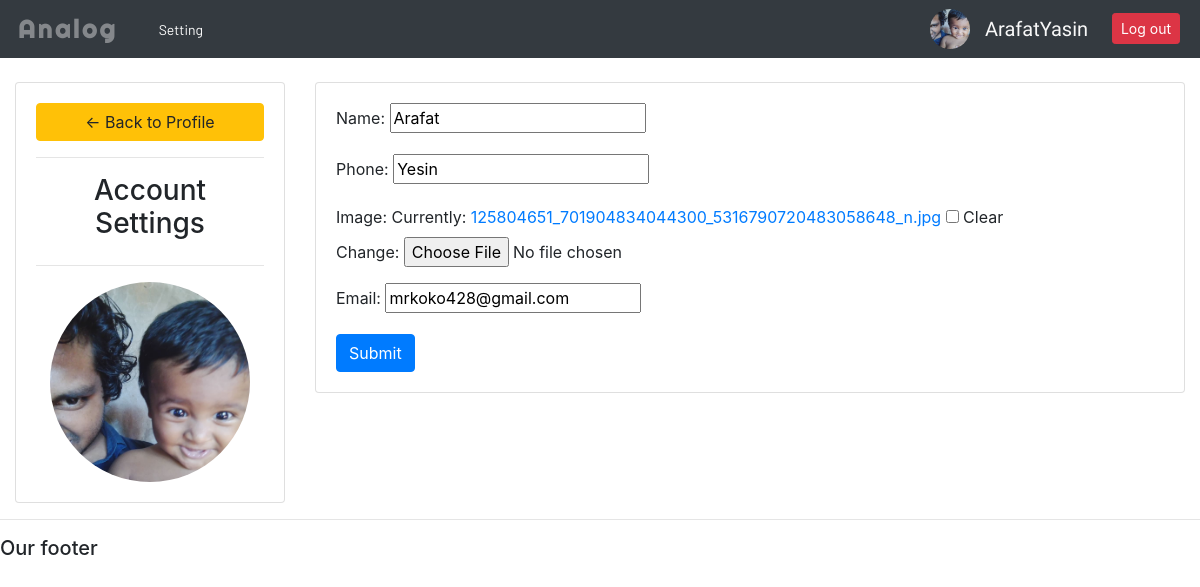
The page /user_setting/ (signed in) on the database its author committed.
### analog/models.py (models this page shows, shortened)
class Customer(models.Model):
    user = models.OneToOneField(User, null=True, on_delete=models.CASCADE)
    name = models.CharField(max_length=200, null=True)
    phone = models.CharField(max_length=11, null=True)
    image=models.ImageField(default='defult.png',null=True,blank=True)
    email = models.CharField(max_length=50, null=True)
    date_created = models.DateTimeField(auto_now_add=True)

### analog/c_decorators.py (the view)
        def wraper_function(request, *args, **kwargs):
            group = None
            if request.user.groups.exists():
                group = request.user.groups.all()[0].name
            if group in allowed_roles:
                return view_func(request, *args, **kwargs)
            else:
                return HttpResponse("you are not authorised to view this page..")

### analog/forms.py
class CustomerForm(ModelForm):
    class Meta:
        model = Customer
        fields = '__all__'
        exclude = ['user']

### analog/views.py (called while the page is built)
@login_required(login_url='log_in')
@allowed_users(allowed_roles='Customer')
def settingProfile(request):
    form = CustomerForm(instance=request.user.customer)
    if request.method == 'POST':
        form = CustomerForm(request.POST, request.FILES, instance=request.user.customer)
        if form.is_valid():
            form.save()
            return redirect('user_setting')
    context = {
        'form': form,
    }
    return render(request, 'analog/setting.html', context)

### templates/analog/setting.html (shortened to what this page needs)
{% extends 'analog/main.html' %}
{% load static %}
{% block content %}
<br>
<div class="row">
	<div class="col-md-3">
		<div class="card card-body">
			<a class="btn btn-warning" href="{% url 'home' %}"> &#8592; Back to Profile</a>
			<hr>
			<h3 style="text-align: center">Account Settings</h3>
			<hr>
			<div class="profile-pic"><img  src="{{request.user.customer.image.url}}" ></div>
		</div>
	</div>
	<div class="col-md-9">
		<div class="card card-body">
			<form method="POST" action="" enctype="multipart/form-data">
				{{form.as_p}}
			<input class="btn btn-primary" type="submit" name="Update Information">
			</form>
		</div>
	</div>
</div>
{% endblock %}

### templates/analog/navbar.html (shortened to what this page needs)
{% load static %}
<nav class="navbar navbar-expand-lg navbar-dark bg-dark">
  <a class="navbar-brand" href="#"><p id="logo">Analog</p></a>
  <div class="collapse navbar-collapse" id="navbarNav">
    {% if request.user.is_staff %}
        <ul class="navbar-nav">
      <li class="nav-item active">
        <a class="nav-link" href="{% url 'home' %}"><p>Dashboard</p></a>
      </li>
      <li class="nav-item">
        <a class="nav-link" href="{% url 'products' %}"><p>Products</p></a>
      </li>
      <li class="nav-item">
        <a class="nav-link" href="#"><p>Customers</p></a>
      </li>
    </ul>
        {% else %}
        <ul class="navbar-nav">
        <li class="nav-item">
        <a class="nav-link" href="{% url 'user_setting' %}"><p>Setting</p></a>
      </li>
        </ul>
      {% endif %}
      <div class="profile">
        <div id="profile">
            <span id="profile_name"><p>{{ request.user.username }}</p></span>
          <div class="pp"><img src="{{ request.user.customer.image.url }}"></div>
        </div>
        <span id="logout"><a id="logout_btn" href="{% url 'log_out' %}" class="btn btn-sm btn-danger">Log out</a> </span>
    </div>
  </div>
</nav>

### static/css/nbar.css (style rules this page uses)
.navbar-brand #logo { padding: 0; margin: 0; font-weight: 800; color: rgba(253, 253, 253, 0.4); font-size: 25px; letter-spacing: 3px; }
.navbar-brand { padding: 2px; }
.nav-link p { color: rgb(251, 251, 251); font-family: 'Barlow', sans-serif; font-size: 14px; padding: 5px 15px; width: fit-content; border-radius: 3px; margin: 0; }
.nav-link { margin: 0; height: 30px; padding: 0; }

### templates/analog/navbar.html (style rules this page uses)
.profile { display: flex; width: 250px; justify-content: space-between; position: absolute; right: 20px; align-items: center; }
#profile_name { padding: 0; margin: 0; }
#profile_name p { color: #f8f8f8; padding: 0; margin: 0; font-size: 20px; font-family: 'Zen Tokyo Zoo', cursive; }
#logo { font-family: 'Righteous', cursive; }
.pp { height: 40px; width: 40px; display: flex; align-items: center; justify-content: center; border-radius: 50%; margin-right: 15px; box-sizing: border-box; overflow: hidden; }
.pp img { height: auto; width: 40px; }
#profile { display: flex; flex-direction: row-reverse; width: fit-content; align-items: center; }

### templates/analog/setting.html (style rules this page uses)
.profile-pic { width: 200px; height:200px; margin: 0 auto; border-radius: 50%; box-sizing: border-box; overflow: hidden; }
.profile-pic img { width: 200px; height: auto; }

### rows shown on the page
Customer: name "Arafat", phone "Yesin", email "mrkoko428@gmail.com"

### other values the page prints
{{ request.user.username }} "ArafatYasin"
